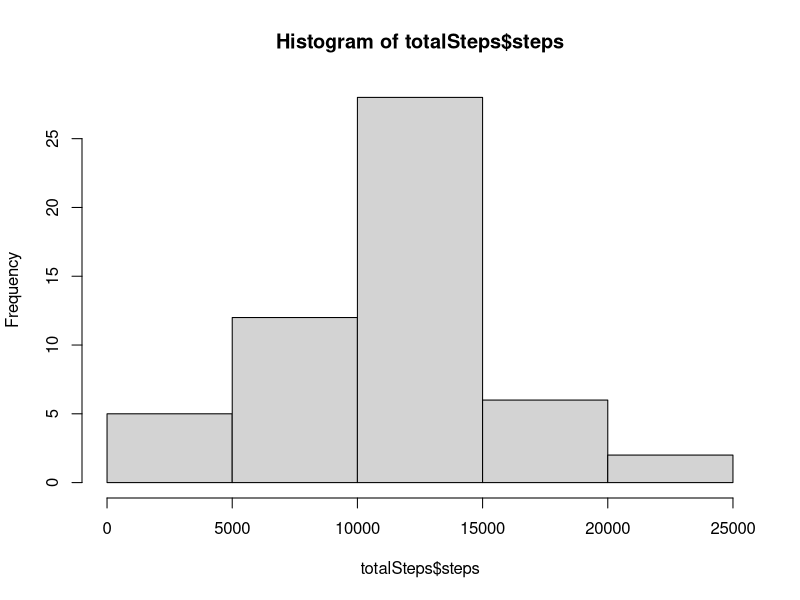
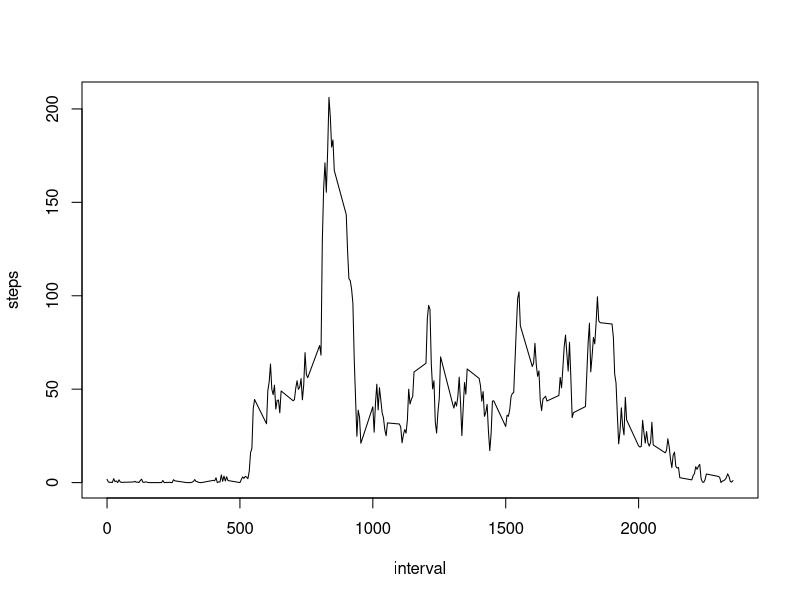
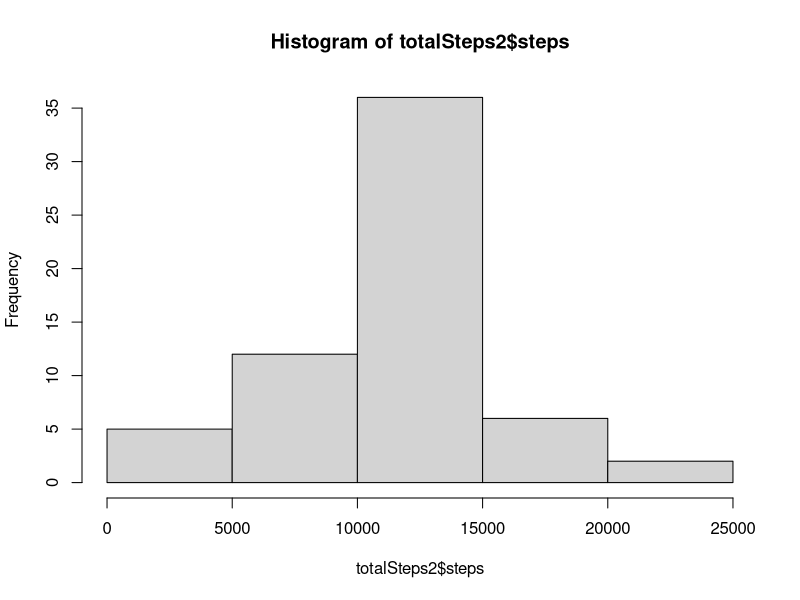
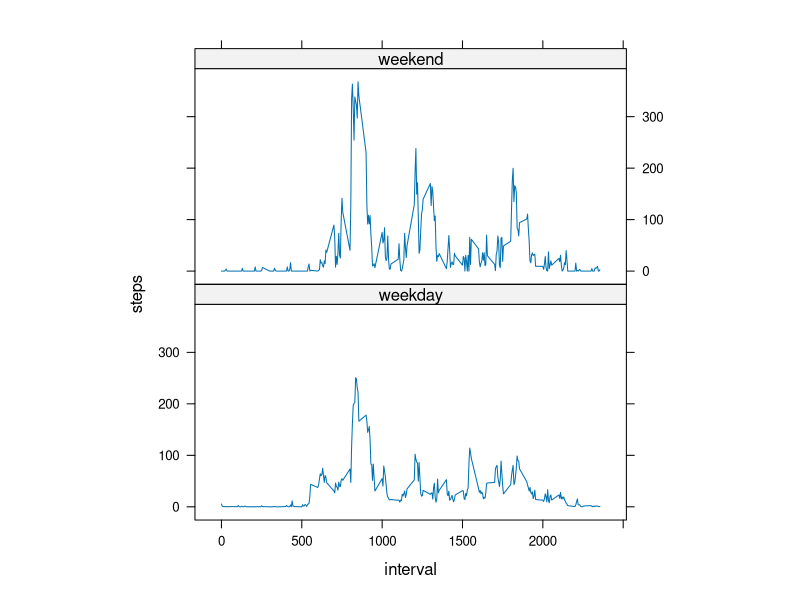

Write R code to recreate these figures, in order.
## ---- chunk 1
setwd("~/Documents/Data Science/Coursera/DataSets")
activity=read.csv("activity.csv")
## ---- chunk 2
totalSteps<-aggregate(steps~date,data=activity,sum,na.rm=TRUE)
## ---- chunk 3
hist(totalSteps$steps)
## ---- chunk 4
mean(totalSteps$steps)
median(totalSteps$steps)
## ---- chunk 5
stepsInterval<-aggregate(steps~interval,data=activity,mean,na.rm=TRUE)
plot(steps~interval,data=stepsInterval,type="l")
## ---- chunk 6
stepsInterval[which.max(stepsInterval$steps),]$interval
## ---- chunk 7
sum(is.na(activity$steps))
## ---- chunk 8
interval2steps<-function(interval){
    stepsInterval[stepsInterval$interval==interval,]$steps
}
## ---- chunk 9
activityFilled<-activity   # Make a new dataset with the original data
count=0           # Count the number of data filled in
for(i in 1:nrow(activityFilled)){
    if(is.na(activityFilled[i,]$steps)){
        activityFilled[i,]$steps<-interval2steps(activityFilled[i,]$interval)
        count=count+1
    }
}
cat("Total ",count, "NA values were filled.\n\r")  
## ---- chunk 10
totalSteps2<-aggregate(steps~date,data=activityFilled,sum)
hist(totalSteps2$steps)
mean(totalSteps2$steps)
median(totalSteps2$steps)
## ---- chunk 11
activityFilled$day=ifelse(as.POSIXlt(as.Date(activityFilled$date))$wday%%6==0,
                          "weekend","weekday")
# For Sunday and Saturday : weekend, Other days : weekday 
activityFilled$day=factor(activityFilled$day,levels=c("weekday","weekend"))
## ---- chunk 12
stepsInterval2=aggregate(steps~interval+day,activityFilled,mean)
library(lattice)
xyplot(steps~interval|factor(day),data=stepsInterval2,aspect=1/2,type="l")

